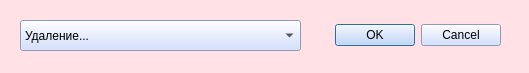
<?xml version="1.0" encoding="UTF-8"?>
<ui version="4.0">
 <class>removeDialog</class>
 <widget class="QDialog" name="removeDialog">
  <property name="geometry">
   <rect>
    <x>0</x>
    <y>0</y>
    <width>529</width>
    <height>73</height>
   </rect>
  </property>
  <property name="windowTitle">
   <string>Удаление</string>
  </property>
  <property name="windowIcon">
   <iconset>
    <normaloff>icons/png-transparent-rubbish-bins-waste-paper-baskets-recycling-bin-computer-icons-trash-miscellaneous-recycling-logo-thumbnail-removebg-preview.png</normaloff>icons/png-transparent-rubbish-bins-waste-paper-baskets-recycling-bin-computer-icons-trash-miscellaneous-recycling-logo-thumbnail-removebg-preview.png</iconset>
  </property>
  <property name="styleSheet">
   <string notr="true">background-color: rgb(255, 225, 230);</string>
  </property>
  <widget class="QDialogButtonBox" name="removeButtonBox">
   <property name="geometry">
    <rect>
     <x>330</x>
     <y>20</y>
     <width>171</width>
     <height>31</height>
    </rect>
   </property>
   <property name="cursor">
    <cursorShape>PointingHandCursor</cursorShape>
   </property>
   <property name="styleSheet">
    <string notr="true">background-color: rgb(199, 214, 255);</string>
   </property>
   <property name="orientation">
    <enum>Qt::Horizontal</enum>
   </property>
   <property name="standardButtons">
    <set>QDialogButtonBox::Cancel|QDialogButtonBox::Ok</set>
   </property>
  </widget>
  <widget class="QComboBox" name="removeComboBox">
   <property name="geometry">
    <rect>
     <x>20</x>
     <y>20</y>
     <width>281</width>
     <height>31</height>
    </rect>
   </property>
   <property name="cursor">
    <cursorShape>PointingHandCursor</cursorShape>
   </property>
   <property name="styleSheet">
    <string notr="true">background-color: rgb(199, 214, 255);</string>
   </property>
   <item>
    <property name="text">
     <string>Удаление...</string>
    </property>
   </item>
   <item>
    <property name="text">
     <string>по авторам</string>
    </property>
   </item>
   <item>
    <property name="text">
     <string>по издательству и авторам</string>
    </property>
   </item>
   <item>
    <property name="text">
     <string>по числу томов</string>
    </property>
   </item>
   <item>
    <property name="text">
     <string>по названию</string>
    </property>
   </item>
   <item>
    <property name="text">
     <string>по тиражу</string>
    </property>
   </item>
   <item>
    <property name="text">
     <string>по количеству выпущенных томов</string>
    </property>
   </item>
  </widget>
 </widget>
 <resources/>
 <connections>
  <connection>
   <sender>removeButtonBox</sender>
   <signal>accepted()</signal>
   <receiver>removeDialog</receiver>
   <slot>accept()</slot>
   <hints>
    <hint type="sourcelabel">
     <x>248</x>
     <y>254</y>
    </hint>
    <hint type="destinationlabel">
     <x>157</x>
     <y>274</y>
    </hint>
   </hints>
  </connection>
  <connection>
   <sender>removeButtonBox</sender>
   <signal>rejected()</signal>
   <receiver>removeDialog</receiver>
   <slot>reject()</slot>
   <hints>
    <hint type="sourcelabel">
     <x>316</x>
     <y>260</y>
    </hint>
    <hint type="destinationlabel">
     <x>286</x>
     <y>274</y>
    </hint>
   </hints>
  </connection>
 </connections>
</ui>
